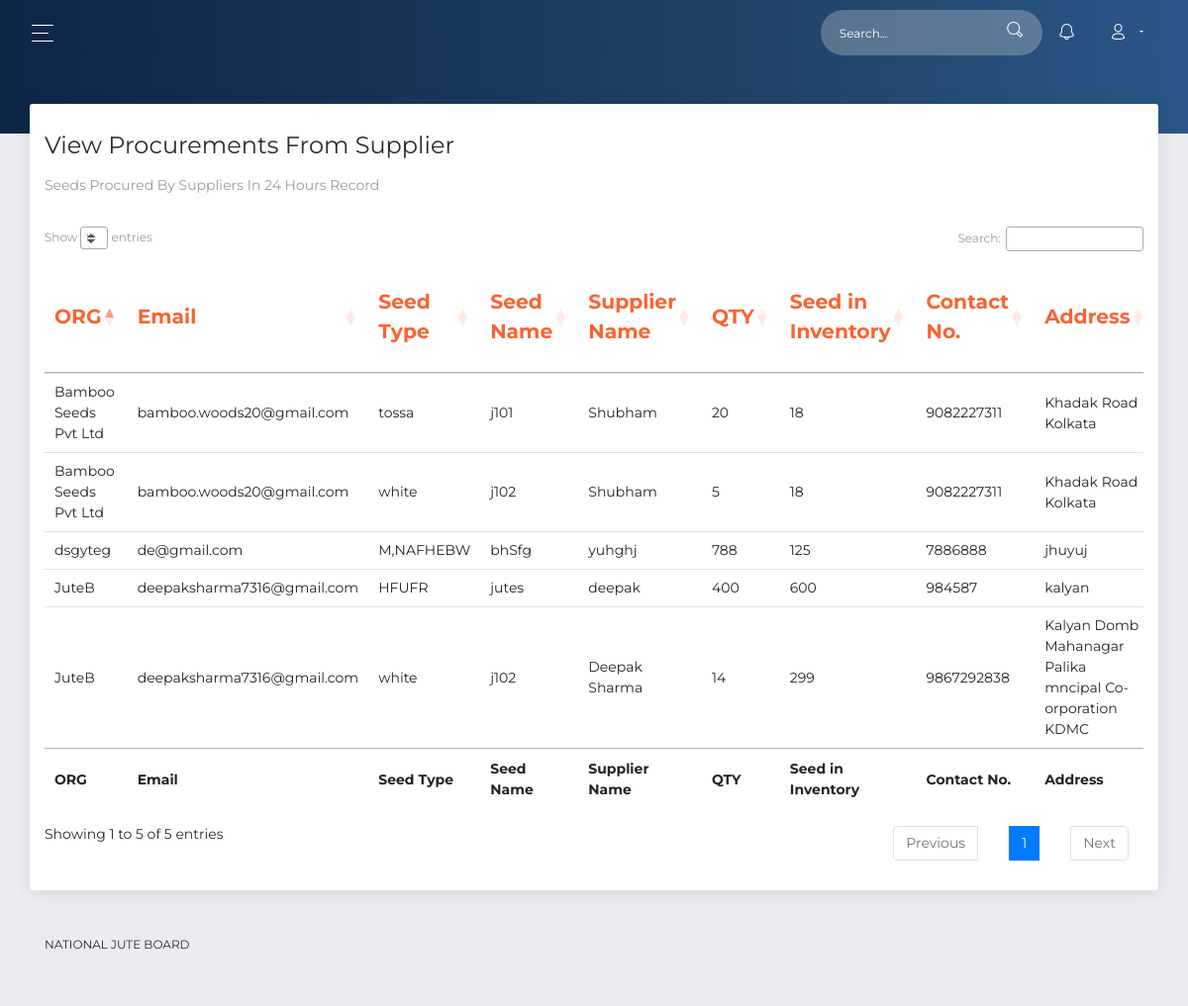
/vieword.php (signed in), run on an earlier commit of the app's database.
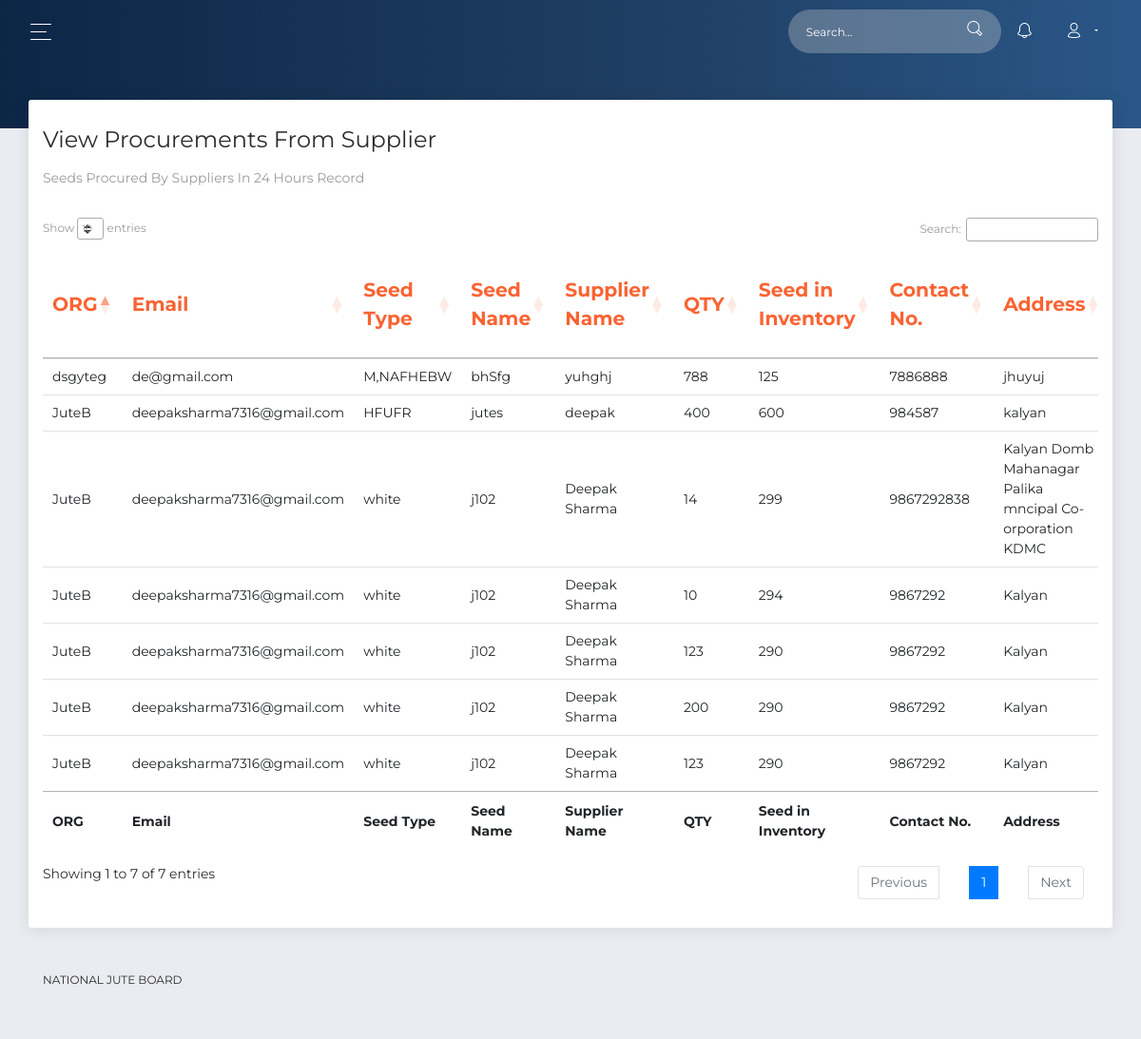
And on a later commit of the database.
### tables this page shows
CREATE TABLE `orderfs` (
  `orid` int(11) NOT NULL,
  `org` varchar(255) NOT NULL,
  `email` varchar(255) NOT NULL,
  `seedtype` varchar(255) NOT NULL,
  `seed` varchar(255) NOT NULL,
  `supplier` varchar(255) NOT NULL,
  `qty` bigint(100) NOT NULL,
  `sqty` bigint(100) NOT NULL,
  `phone` bigint(100) NOT NULL,
  `address` varchar(10000) NOT NULL,
  `udate` date NOT NULL,
  `otoken` varchar(255) NOT NULL,
  `ostatus` varchar(255) NOT NULL,
  `created` timestamp NOT NULL DEFAULT CURRENT_TIMESTAMP ON UPDATE CURRENT_TIMESTAMP
);

### vieword.php (the view, shortened to what this page needs)
<?php
include_once 'database.php';
if (isset($_SESSION['user'])) {
$user=$_SESSION['user'];
$result = mysqli_query($conn,"SELECT * FROM supplier where email='$user'");
 $row = mysqli_fetch_assoc($result);
  $user_type=$row['type'];
if($user_type=='Official')
 {
$result2 = mysqli_query($conn,"SELECT * FROM orderfs where ostatus='Unsend'");
 ?>
<!DOCTYPE html>
<html lang="en">
<head>
  <link rel="stylesheet" href="https://use.fontawesome.com/releases/v5.7.1/css/all.css">
  <link href="assets/css/bootstrap.min.css" rel="stylesheet" />
  <link href="assets/css/now-ui-dashboard.css?v=1.5.0" rel="stylesheet" />
  <link href="assets/demo/demo.css" rel="stylesheet" />
  <link rel="stylesheet" type="text/css" href="https://cdn.datatables.net/1.10.21/css/jquery.dataTables.css">
  <link rel="stylesheet" type="text/css" href="https://cdn.datatables.net/1.10.21/css/dataTables.bootstrap4.min.css">
</head>
<body class="">
  <div class="wrapper ">
    <div class="main-panel" id="main-panel">
      <nav class="navbar navbar-expand-lg navbar-transparent  bg-primary  navbar-absolute">
        <div class="container-fluid">
          <div class="navbar-wrapper">
            <div class="navbar-toggle">
              <button type="button" class="navbar-toggler">
                <span class="navbar-toggler-bar bar1"></span>
                <span class="navbar-toggler-bar bar2"></span>
                <span class="navbar-toggler-bar bar3"></span>
              </button>
            </div>
          </div>
          <?php include('action.php');?>
        </div>
      </nav>
      <div class="panel-header panel-header-sm">
      </div>
      <div class="content">
        <div class="row">
          <div class="col-md-12">
            <div class="card">
              <div class="card-header">
                <h4 class="card-title">View Procurements From Supplier</h4>
                 <p class="card-category">Seeds procured by suppliers in 24 Hours Record</p>
              </div>
              <div class="card-body " style="overflow: scroll;">
                <div class="table-responsive">
                  <table class="table" id="example" class="table table-striped table-bordered" style="width:100%">
                    <thead class=" text-primary">
                     <tr>
                      <th>ORG</th>
                      <th>Email</th>
                       <th>Seed Type</th>
                      <th>Seed Name</th>
                      <th>Supplier Name</th>
                      <th>QTY</th>
                      <th>Seed in Inventory</th>
                      <th>Contact No.</th>
                      <th>Address</th>
                    </tr>
                  </thead>
                  <tbody>
                    <?php
                    if ($result2->num_rows > 0) {
                    while($row1 = $result2->fetch_assoc()) {
                      echo" <tr>";
                      echo"<td>".$row1['org']."</td>";
                       echo"<td>".$row1['email']."</td>";
                        echo"<td>".$row1['seedtype']."</td>";
                       echo"<td>".$row1['seed']."</td>";
                       echo"<td>".$row1['supplier']."</td>";
                       echo"<td>".$row1['qty']."</td>";
                      echo"<td>".$row1['sqty']."</td>";
                       echo"<td>".$row1['phone']."</td>";
                       echo"<td>".$row1['address']."</td>";
                          echo"<td>" ?>&nbsp;&nbsp;&nbsp;&nbsp;&nbsp;&nbsp;
                       <?php echo"</td>"; }
                        }
                        ?>
                     </tbody>
                  <tfoot>
                    <tr>
                      <th>ORG</th>
                      <th>Email</th>
                     <th>Seed Type</th>
                      <th>Seed Name</th>
                      <th>Supplier Name</th>
                      <th>QTY</th>
                      <th>Seed in Inventory</th>
                      <th>Contact No.</th>
                      <th>Address</th>
                    </tr>
                  </tfoot>
                  </table>
                </div>
              </div>
            </div>
          </div>
      <?php include('footer.php'); ?>
    </div>
  </div>
</body>
</html>
<?php
}
}
else{
  header("location: ./login.php");
}?>

### action.php (shortened to what this page needs)
<div class="collapse navbar-collapse justify-content-end" id="navigation">
            <form>
              <div class="input-group no-border">
                <input type="text" value="" class="form-control" placeholder="Search...">
                <div class="input-group-append">
                  <div class="input-group-text">
                    <a href="http://fleetywebsolutions.epizy.com"><i class="now-ui-icons ui-1_zoom-bold"></i></a>
                  </div>
                </div>
              </div>
            </form>
            <ul class="navbar-nav">
              <?php
include_once 'config/database.php';
if (isset($_SESSION['user'])) {
$user=$_SESSION['user'];
$result = mysqli_query($conn,"SELECT * FROM off_inventory where official='$user'");
 $row = mysqli_fetch_assoc($result);
  $official=$row['official'];
if($user!=$official)
{
$result2 = mysqli_query($conn,"SELECT * FROM off_inventory where email='$user' and status='Sent'");
 $row2 = mysqli_num_rows($result2);
 if($row2==0)
 {
  ?> <li class="nav-item">
                <a class="nav-link" href="./notifications.php">
                  <i class="now-ui-icons ui-1_bell-53"> </i>
                  <p>
                    <span class="d-lg-none d-md-block">Notifications</span>
                  </p>
                </a>
              </li>
  <?php
 }
 else
 {
  ?>
  <li class="nav-item">
                <a class="nav-link" href="./notifications.php">
                  <i class="now-ui-icons ui-1_bell-53"> <span class="badge" style="
  position: absolute;
  top: -10px;
  right: -10px;
  padding: 2px 6px;
  border-radius: 50%;
  background: red;
  color: white;
"><?php echo "$row2";?></span></i>
                  <p>
                    <span class="d-lg-none d-md-block">Notifications</span>
                  </p>
                </a>
              </li>
<?php
 }
?>
               <?php }
              else{
                $result5 = mysqli_query($conn,"SELECT * FROM off_inventory where official='$user' and status='Received'");
               $row5 = mysqli_num_rows($result5);
               if($row5==0)
 {
  ?> <li class="nav-item">
                <a class="nav-link" href="./notifications.php">
                  <i class="now-ui-icons ui-1_bell-53"> </i>
                </a>
              </li>
<?php
 }
            }
          }
?>
               <li class="nav-item dropdown">
                <a class="nav-link dropdown-toggle" id="navbarDropdownMenuLink" data-toggle="dropdown" aria-haspopup="true" aria-expanded="false">
                  <i class="now-ui-icons users_single-02"></i>
                </a>
              </li>
            </ul>
          </div>

### footer.php
<footer class="footer">
        <div class=" container-fluid ">
          <nav>
            <ul>
              <li>
                <a href="./dashboard.html">
                National Jute Board
                </a>
              </li>
            </ul>
          </nav>
        </div>
      </footer>

What changed in the data, as far as the page shows it:
removed orderfs: org "Bamboo Seeds Pvt Ltd", email "bamboo.woods20@gmail.com", seedtype "tossa", seed "j101", supplier "Shubham", qty "20", sqty "18", phone "9082227311", address "Khadak Road Kolkata"
no longer on this page (row edited): orderfs: org "Bamboo Seeds Pvt Ltd", email "bamboo.woods20@gmail.com", seedtype "white", seed "j102", supplier "Shubham", qty "5", sqty "18", phone "9082227311", address "Khadak Road Kolkata"
added orderfs: org "JuteB", email "deepaksharma7316@gmail.com", seedtype "white", seed "j102", supplier "Deepak Sharma", qty "10", sqty "294", phone "9867292", address "Kalyan"
added orderfs: org "JuteB", email "deepaksharma7316@gmail.com", seedtype "white", seed "j102", supplier "Deepak Sharma", qty "123", sqty "290", phone "9867292", address "Kalyan"
added orderfs: org "JuteB", email "deepaksharma7316@gmail.com", seedtype "white", seed "j102", supplier "Deepak Sharma", qty "200", sqty "290", phone "9867292", address "Kalyan"
added orderfs: org "JuteB", email "deepaksharma7316@gmail.com", seedtype "white", seed "j102", supplier "Deepak Sharma", qty "123", sqty "290", phone "9867292", address "Kalyan"
Also different on the page:
text written by a page script: "Show entries Search: Showing 1 to 5 of 5 entries Previous 1 Next" → "Show entries Search: Showing 1 to 7 of 7 entries Previous 1 Next"
